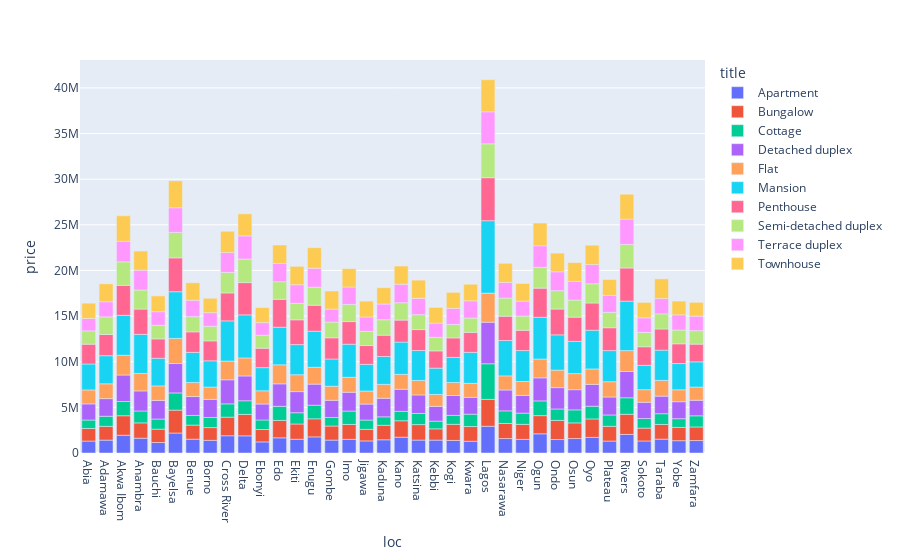

Notebook cell for this chart:
### Code cell
# Group the data by 'title' and 'loc' and calculate the mean of 'price'
df_grouped = df_train.groupby(["title", "loc"])["price"].mean().reset_index()

# Convert 'price' column to float
df_grouped["price"] = df_grouped["price"].astype(float)

# Create a bar plot
fig = px.bar(df_grouped, x="loc", y="price", color="title")

fig.show()

### Figure 1 — Plotly figure (JSON) as saved in the notebook; plotly's stock layout.template omitted (floating-point values rounded to 4 significant figures)
{"data": [{"alignmentgroup": "True", "hovertemplate": "title=Apartment<br>loc=%{x}<br>price=%{y}<extra></extra>", "legendgroup": "Apartment", "marker": {"color": "#636efa", "pattern": {"shape": ""}}, "name": "Apartment", "offsetgroup": "Apartment", "orientation": "v", "showlegend": true, "textposition": "auto", "type": "bar", "x": ["Abia", "Adamawa", "Akwa Ibom", "Anambra", "Bauchi", "Bayelsa", "Benue", "Borno", "Cross River", "Delta", "Ebonyi", "Edo", "Ekiti", "Enugu", "Gombe", "Imo", "Jigawa", "Kaduna", "Kano", "Katsina", "Kebbi", "Kogi", "Kwara", "Lagos", "Nasarawa", "Niger", "Ogun", "Ondo", "Osun", "Oyo", "Plateau", "Rivers", "Sokoto", "Taraba", "Yobe", "Zamfara"], "xaxis": "x", "y": [1308000.0, 1411000.0, 1948000.0, 1620000.0, 1148000.0, 2187000.0, 1515000.0, 1387000.0, 1889000.0, 1880000.0, 1214000.0, 1663000.0, 1509000.0, 1765000.0, 1414000.0, 1496000.0, 1325000.0, 1447000.0, 1731000.0, 1415000.0, 1413000.0, 1376000.0, 1286000.0, 2932000.0, 1583000.0, 1491000.0, 2101000.0, 1475000.0, 1582000.0, 1712000.0, 1310000.0, 2036000.0, 1316000.0, 1520000.0, 1350000.0, 1363000.0], "yaxis": "y"}, {"alignmentgroup": "True", "hovertemplate": "title=Bungalow<br>loc=%{x}<br>price=%{y}<extra></extra>", "legendgroup": "Bungalow", "marker": {"color": "#EF553B", "pattern": {"shape": ""}}, "name": "Bungalow", "offsetgroup": "Bungalow", "orientation": "v", "showlegend": true, "textposition": "auto", "type": "bar", "x": ["Abia", "Adamawa", "Akwa Ibom", "Anambra", "Bauchi", "Bayelsa", "Benue", "Borno", "Cross River", "Delta", "Ebonyi", "Edo", "Ekiti", "Enugu", "Gombe", "Imo", "Jigawa", "Kaduna", "Kano", "Katsina", "Kebbi", "Kogi", "Kwara", "Lagos", "Nasarawa", "Niger", "Ogun", "Ondo", "Osun", "Oyo", "Plateau", "Rivers", "Sokoto", "Taraba", "Yobe", "Zamfara"], "xaxis": "x", "y": [1380000.0, 1509000.0, 2135000.0, 1680000.0, 1464000.0, 2509000.0, 1542000.0, 1397000.0, 2038000.0, 2347000.0, 1361000.0, 1909000.0, 1669000.0, 1981000.0, 1541000.0, 1632000.0, 1268000.0, 1591000.0, 1800000.0, 1696000.0, 1235000.0, 1763000.0, 1615000.0, 2945000.0, 1655000.0, 1646000.0, 1994000.0, 2095000.0, 1718000.0, 2019000.0, 1615000.0, 2206000.0, 1409000.0, 1606000.0, 1455000.0, 1490000.0], "yaxis": "y"}, {"alignmentgroup": "True", "hovertemplate": "title=Cottage<br>loc=%{x}<br>price=%{y}<extra></extra>", "legendgroup": "Cottage", "marker": {"color": "#00cc96", "pattern": {"shape": ""}}, "name": "Cottage", "offsetgroup": "Cottage", "orientation": "v", "showlegend": true, "textposition": "auto", "type": "bar", "x": ["Abia", "Adamawa", "Akwa Ibom", "Anambra", "Bauchi", "Bayelsa", "Benue", "Borno", "Cross River", "Delta", "Ebonyi", "Edo", "Ekiti", "Enugu", "Gombe", "Imo", "Jigawa", "Kaduna", "Kano", "Katsina", "Kebbi", "Kogi", "Kwara", "Lagos", "Nasarawa", "Niger", "Ogun", "Ondo", "Osun", "Oyo", "Plateau", "Rivers", "Sokoto", "Taraba", "Yobe", "Zamfara"], "xaxis": "x", "y": [924200.0, 1105000.0, 1559000.0, 1305000.0, 1112000.0, 1887000.0, 1057000.0, 1108000.0, 1459000.0, 1497000.0, 1042000.0, 1544000.0, 1234000.0, 1492000.0, 936000.0, 1470000.0, 1016000.0, 926600.0, 1030000.0, 1221000.0, 845800.0, 979000.0, 1354000.0, 3898000.0, 1379000.0, 1233000.0, 1615000.0, 1254000.0, 1425000.0, 1393000.0, 1243000.0, 1809000.0, 1051000.0, 1179000.0, 952800.0, 1221000.0], "yaxis": "y"}, {"alignmentgroup": "True", "hovertemplate": "title=Detached duplex<br>loc=%{x}<br>price=%{y}<extra></extra>", "legendgroup": "Detached duplex", "marker": {"color": "#ab63fa", "pattern": {"shape": ""}}, "name": "Detached duplex", "offsetgroup": "Detached duplex", "orientation": "v", "showlegend": true, "textposition": "auto", "type": "bar", "x": ["Abia", "Adamawa", "Akwa Ibom", "Anambra", "Bauchi", "Bayelsa", "Benue", "Borno", "Cross River", "Delta", "Ebonyi", "Edo", "Ekiti", "Enugu", "Gombe", "Imo", "Jigawa", "Kaduna", "Kano", "Katsina", "Kebbi", "Kogi", "Kwara", "Lagos", "Nasarawa", "Niger", "Ogun", "Ondo", "Osun", "Oyo", "Plateau", "Rivers", "Sokoto", "Taraba", "Yobe", "Zamfara"], "xaxis": "x", "y": [1767000.0, 1931000.0, 2902000.0, 2197000.0, 2038000.0, 3219000.0, 2071000.0, 1981000.0, 2635000.0, 2715000.0, 1749000.0, 2462000.0, 2314000.0, 2307000.0, 1881000.0, 2057000.0, 1753000.0, 2031000.0, 2425000.0, 2025000.0, 1618000.0, 2181000.0, 1840000.0, 4553000.0, 2284000.0, 1939000.0, 2524000.0, 2338000.0, 2211000.0, 2398000.0, 1966000.0, 2877000.0, 1780000.0, 1924000.0, 1861000.0, 1705000.0], "yaxis": "y"}, {"alignmentgroup": "True", "hovertemplate": "title=Flat<br>loc=%{x}<br>price=%{y}<extra></extra>", "legendgroup": "Flat", "marker": {"color": "#FFA15A", "pattern": {"shape": ""}}, "name": "Flat", "offsetgroup": "Flat", "orientation": "v", "showlegend": true, "textposition": "auto", "type": "bar", "x": ["Abia", "Adamawa", "Akwa Ibom", "Anambra", "Bauchi", "Bayelsa", "Benue", "Borno", "Cross River", "Delta", "Ebonyi", "Edo", "Ekiti", "Enugu", "Gombe", "Imo", "Jigawa", "Kaduna", "Kano", "Katsina", "Kebbi", "Kogi", "Kwara", "Lagos", "Nasarawa", "Niger", "Ogun", "Ondo", "Osun", "Oyo", "Plateau", "Rivers", "Sokoto", "Taraba", "Yobe", "Zamfara"], "xaxis": "x", "y": [1531000.0, 1626000.0, 2168000.0, 1919000.0, 1588000.0, 2750000.0, 1536000.0, 1351000.0, 2055000.0, 1971000.0, 1450000.0, 2087000.0, 1850000.0, 1847000.0, 1542000.0, 1637000.0, 1428000.0, 1522000.0, 1630000.0, 1591000.0, 1305000.0, 1423000.0, 1537000.0, 3190000.0, 1547000.0, 1526000.0, 2067000.0, 1918000.0, 1762000.0, 1688000.0, 1676000.0, 2287000.0, 1380000.0, 1722000.0, 1306000.0, 1445000.0], "yaxis": "y"}, {"alignmentgroup": "True", "hovertemplate": "title=Mansion<br>loc=%{x}<br>price=%{y}<extra></extra>", "legendgroup": "Mansion", "marker": {"color": "#19d3f3", "pattern": {"shape": ""}}, "name": "Mansion", "offsetgroup": "Mansion", "orientation": "v", "showlegend": true, "textposition": "auto", "type": "bar", "x": ["Abia", "Adamawa", "Akwa Ibom", "Anambra", "Bauchi", "Bayelsa", "Benue", "Borno", "Cross River", "Delta", "Ebonyi", "Edo", "Ekiti", "Enugu", "Gombe", "Imo", "Jigawa", "Kaduna", "Kano", "Katsina", "Kebbi", "Kogi", "Kwara", "Lagos", "Nasarawa", "Niger", "Ogun", "Ondo", "Osun", "Oyo", "Plateau", "Rivers", "Sokoto", "Taraba", "Yobe", "Zamfara"], "xaxis": "x", "y": [2843000.0, 3077000.0, 4374000.0, 4281000.0, 3031000.0, 5117000.0, 3302000.0, 2876000.0, 4401000.0, 4722000.0, 2535000.0, 4117000.0, 3303000.0, 3951000.0, 2987000.0, 3625000.0, 2922000.0, 3056000.0, 3538000.0, 3280000.0, 2882000.0, 2753000.0, 3396000.0, 7934000.0, 3877000.0, 3390000.0, 4570000.0, 3865000.0, 3534000.0, 4241000.0, 3410000.0, 5425000.0, 2669000.0, 3317000.0, 2877000.0, 2762000.0], "yaxis": "y"}, {"alignmentgroup": "True", "hovertemplate": "title=Penthouse<br>loc=%{x}<br>price=%{y}<extra></extra>", "legendgroup": "Penthouse", "marker": {"color": "#FF6692", "pattern": {"shape": ""}}, "name": "Penthouse", "offsetgroup": "Penthouse", "orientation": "v", "showlegend": true, "textposition": "auto", "type": "bar", "x": ["Abia", "Adamawa", "Akwa Ibom", "Anambra", "Bauchi", "Bayelsa", "Benue", "Borno", "Cross River", "Delta", "Ebonyi", "Edo", "Ekiti", "Enugu", "Gombe", "Imo", "Jigawa", "Kaduna", "Kano", "Katsina", "Kebbi", "Kogi", "Kwara", "Lagos", "Nasarawa", "Niger", "Ogun", "Ondo", "Osun", "Oyo", "Plateau", "Rivers", "Sokoto", "Taraba", "Yobe", "Zamfara"], "xaxis": "x", "y": [2167000.0, 2324000.0, 3284000.0, 2768000.0, 2118000.0, 3707000.0, 2247000.0, 2179000.0, 3058000.0, 3534000.0, 2128000.0, 3059000.0, 2712000.0, 2846000.0, 2318000.0, 2480000.0, 2062000.0, 2333000.0, 2408000.0, 2292000.0, 1886000.0, 2133000.0, 2186000.0, 4708000.0, 2659000.0, 2217000.0, 3190000.0, 2827000.0, 2649000.0, 2983000.0, 2504000.0, 3625000.0, 2034000.0, 2318000.0, 2160000.0, 1941000.0], "yaxis": "y"}, {"alignmentgroup": "True", "hovertemplate": "title=Semi-detached duplex<br>loc=%{x}<br>price=%{y}<extra></extra>", "legendgroup": "Semi-detached duplex", "marker": {"color": "#B6E880", "pattern": {"shape": ""}}, "name": "Semi-detached duplex", "offsetgroup": "Semi-detached duplex", "orientation": "v", "showlegend": true, "textposition": "auto", "type": "bar", "x": ["Abia", "Adamawa", "Akwa Ibom", "Anambra", "Bauchi", "Bayelsa", "Benue", "Borno", "Cross River", "Delta", "Ebonyi", "Edo", "Ekiti", "Enugu", "Gombe", "Imo", "Jigawa", "Kaduna", "Kano", "Katsina", "Kebbi", "Kogi", "Kwara", "Lagos", "Nasarawa", "Niger", "Ogun", "Ondo", "Osun", "Oyo", "Plateau", "Rivers", "Sokoto", "Taraba", "Yobe", "Zamfara"], "xaxis": "x", "y": [1461000.0, 1935000.0, 2576000.0, 2084000.0, 1498000.0, 2795000.0, 1671000.0, 1606000.0, 2256000.0, 2586000.0, 1426000.0, 1929000.0, 1817000.0, 1981000.0, 1724000.0, 1889000.0, 1560000.0, 1694000.0, 1904000.0, 1633000.0, 1490000.0, 1473000.0, 1568000.0, 3715000.0, 1992000.0, 1559000.0, 2289000.0, 2016000.0, 1880000.0, 2111000.0, 1689000.0, 2580000.0, 1578000.0, 1654000.0, 1511000.0, 1479000.0], "yaxis": "y"}, {"alignmentgroup": "True", "hovertemplate": "title=Terrace duplex<br>loc=%{x}<br>price=%{y}<extra></extra>", "legendgroup": "Terrace duplex", "marker": {"color": "#FF97FF", "pattern": {"shape": ""}}, "name": "Terrace duplex", "offsetgroup": "Terrace duplex", "orientation": "v", "showlegend": true, "textposition": "auto", "type": "bar", "x": ["Abia", "Adamawa", "Akwa Ibom", "Anambra", "Bauchi", "Bayelsa", "Benue", "Borno", "Cross River", "Delta", "Ebonyi", "Edo", "Ekiti", "Enugu", "Gombe", "Imo", "Jigawa", "Kaduna", "Kano", "Katsina", "Kebbi", "Kogi", "Kwara", "Lagos", "Nasarawa", "Niger", "Ogun", "Ondo", "Osun", "Oyo", "Plateau", "Rivers", "Sokoto", "Taraba", "Yobe", "Zamfara"], "xaxis": "x", "y": [1358000.0, 1651000.0, 2254000.0, 2172000.0, 1488000.0, 2700000.0, 1792000.0, 1489000.0, 2169000.0, 2532000.0, 1381000.0, 2006000.0, 2028000.0, 2074000.0, 1420000.0, 1902000.0, 1569000.0, 1720000.0, 2020000.0, 1793000.0, 1556000.0, 1764000.0, 1888000.0, 3507000.0, 1715000.0, 1635000.0, 2354000.0, 2064000.0, 2041000.0, 2100000.0, 1853000.0, 2779000.0, 1593000.0, 1677000.0, 1663000.0, 1588000.0], "yaxis": "y"}, {"alignmentgroup": "True", "hovertemplate": "title=Townhouse<br>loc=%{x}<br>price=%{y}<extra></extra>", "legendgroup": "Townhouse", "marker": {"color": "#FECB52", "pattern": {"shape": ""}}, "name": "Townhouse", "offsetgroup": "Townhouse", "orientation": "v", "showlegend": true, "textposition": "auto", "type": "bar", "x": ["Abia", "Adamawa", "Akwa Ibom", "Anambra", "Bauchi", "Bayelsa", "Benue", "Borno", "Cross River", "Delta", "Ebonyi", "Edo", "Ekiti", "Enugu", "Gombe", "Imo", "Jigawa", "Kaduna", "Kano", "Katsina", "Kebbi", "Kogi", "Kwara", "Lagos", "Nasarawa", "Niger", "Ogun", "Ondo", "Osun", "Oyo", "Plateau", "Rivers", "Sokoto", "Taraba", "Yobe", "Zamfara"], "xaxis": "x", "y": [1678000.0, 1969000.0, 2794000.0, 2099000.0, 1728000.0, 2949000.0, 1920000.0, 1578000.0, 2335000.0, 2416000.0, 1650000.0, 2013000.0, 2013000.0, 2248000.0, 1989000.0, 2012000.0, 1741000.0, 1790000.0, 1996000.0, 1992000.0, 1719000.0, 1755000.0, 1818000.0, 3524000.0, 2096000.0, 1939000.0, 2495000.0, 2045000.0, 2067000.0, 2119000.0, 1736000.0, 2727000.0, 1687000.0, 2161000.0, 1513000.0, 1512000.0], "yaxis": "y"}], "layout": {"barmode": "relative", "legend": {"title": {"text": "title"}, "tracegroupgap": 0}, "margin": {"t": 60}, "xaxis": {"anchor": "y", "domain": [0, 1], "title": {"text": "loc"}}, "yaxis": {"anchor": "x", "domain": [0, 1], "title": {"text": "price"}}}}
